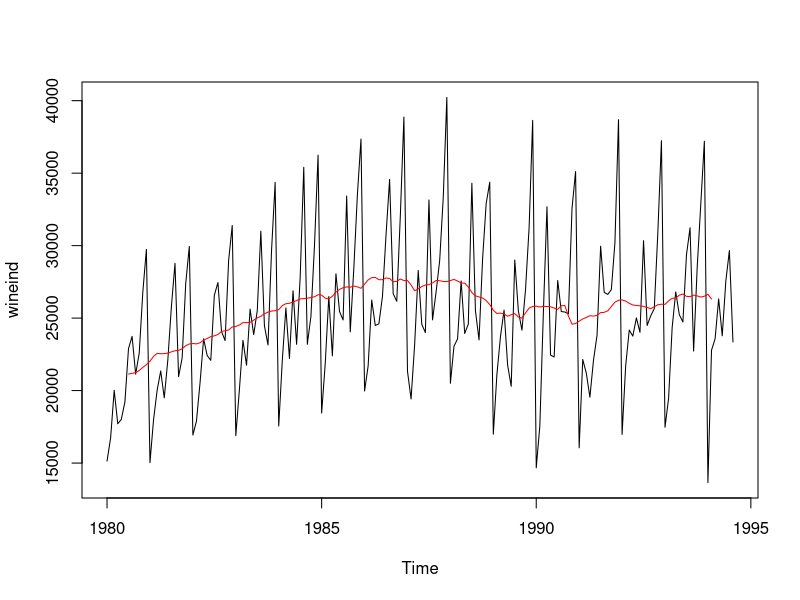
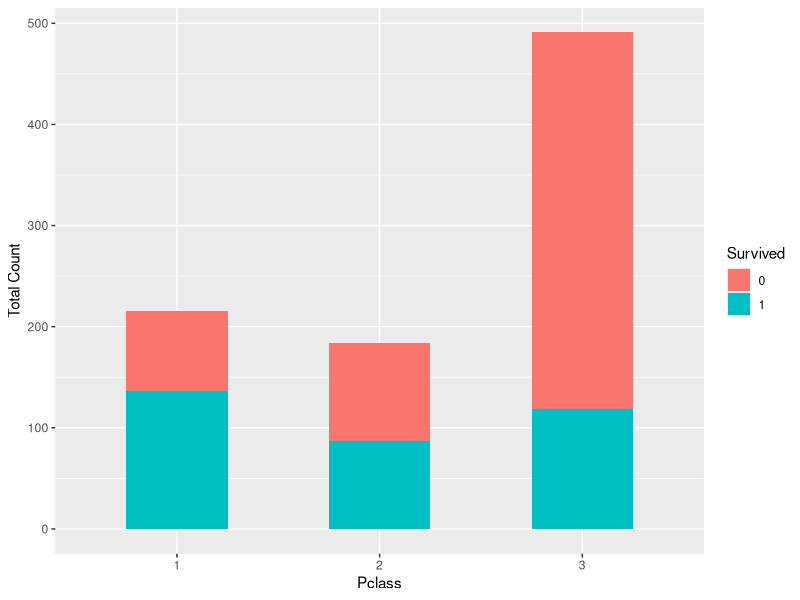
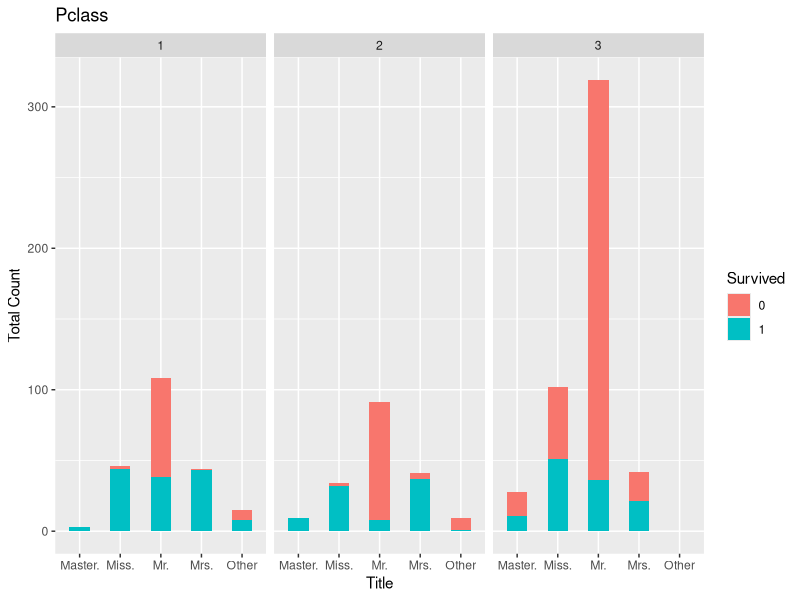
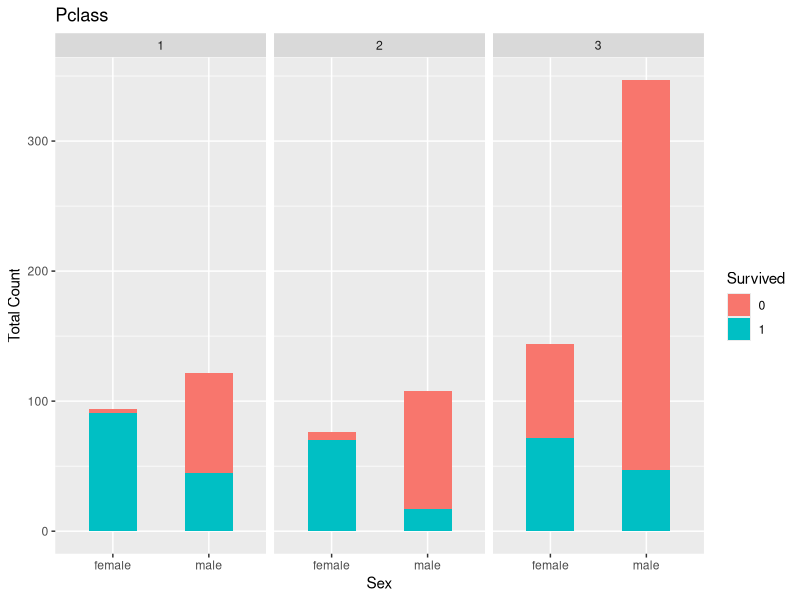
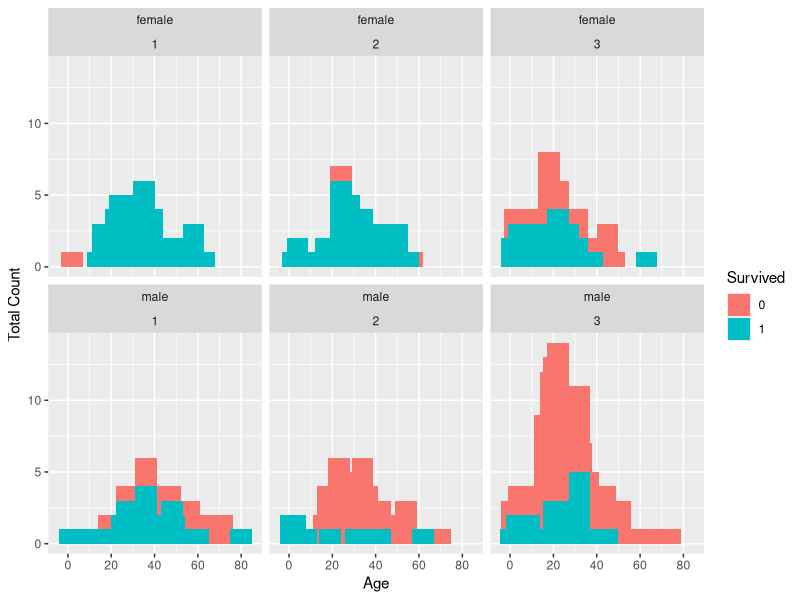
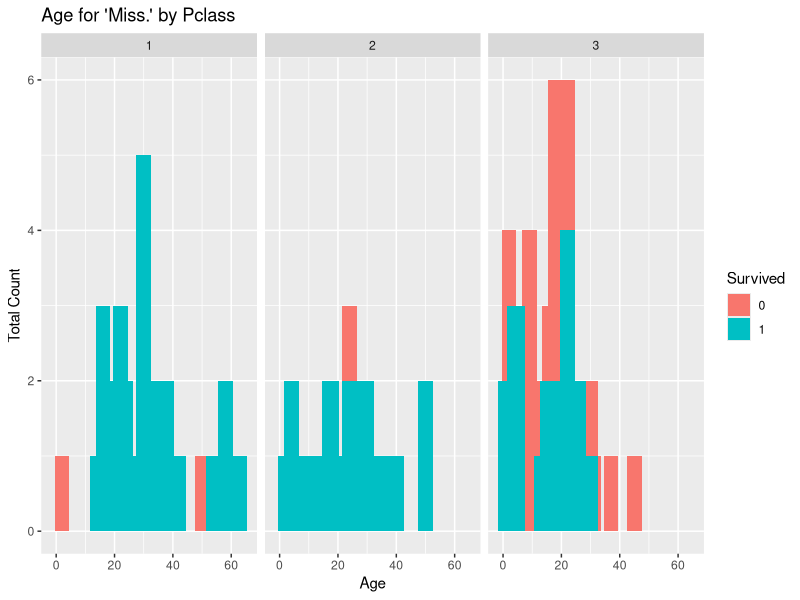
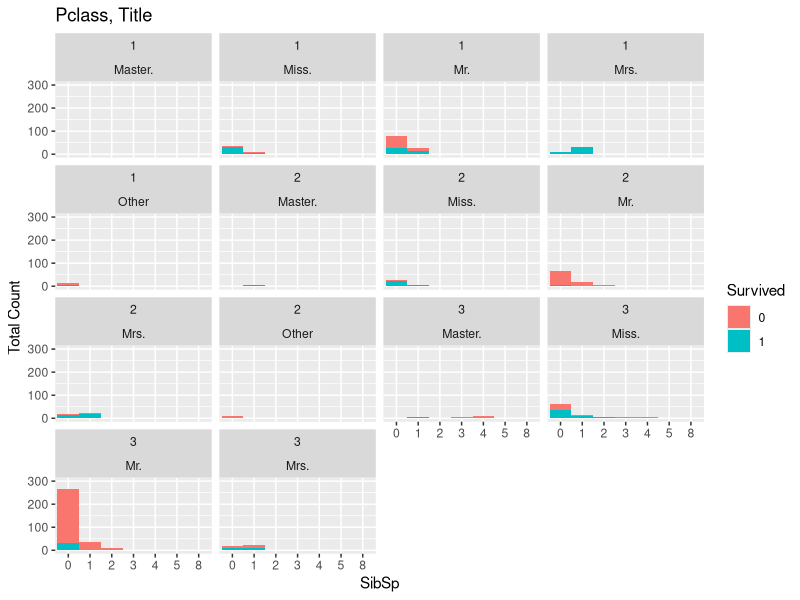
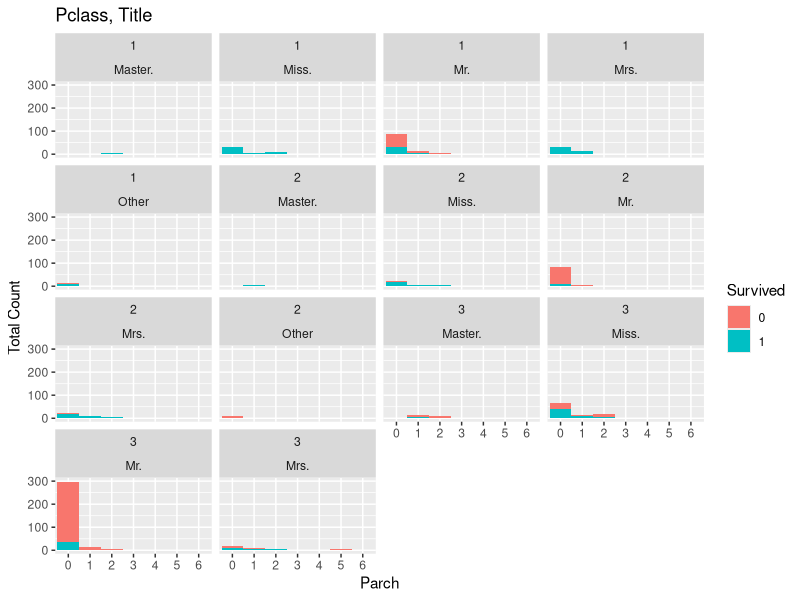

Generate these figures, in order, with R:
library(forecast)
plot(wineind)
sm <- ma(wineind,order=12)
lines(sm,col="red")

View(flights14)
install.packages("data.table")
install.packages("xlsx")

# Introduction to Data Science with R - _Data Analysis Part 1.mp4

# Kaggle Titanic Data Analysis...

# This is a classification problem. Skill applicable to things like: Fraud Detection, Customer Segmentation.

# "Data Analysis" and "Feature Engineering".

# Data From:
# https://www.kaggle.com/c/titanic/data
# train.csv and test.csv

# What is my current working directory? Run this function:
# getwd()

# Make this the folder, with the correct versions of the csv files (No Passenger ID), the Home directory, from: Session, Set Working Directory, Choose Directory...
# C:\Users\Hon\Documents\R\Kaggle Titanic Data


# Alternatively, using code, set working directory using:
setwd("C:/Users/Hon/Documents/R/Kaggle Titanic Data") # Acer Travelmate
# setwd("C:/Users/Hontan/Documents/R/Kaggle Titanic Data") # PT HP
# setwd("E:/Hon 2017-01-01 FULL/Hon R/Kaggle Titanic Data") # Gigabyte


# Load row data
train <- read.csv("train.csv", header = TRUE)
test <- read.csv("test.csv", header = TRUE)

# To remove data sets, us the rm() function
# rm(data_1, data_2, data_3)

# Add a "Survived" variable to the test set to allow for combining data sets
test.survived <- data.frame(Survived = rep("None", nrow(test)), test[,])
#test[1,4]

# Combine data sets
data.combined <- rbind(train, test.survived)

# A bit about R data types (e.g., factors)
str(data.combined)

# Change some data types
data.combined$Survived <- as.factor(data.combined$Survived)
data.combined$Pclass <- as.factor(data.combined$Pclass)


# Take a look at gross survival rates
table(data.combined$Survived)


# Distibution across classes
table(data.combined$Pclass)

# From Packages install ggplot2 and stringr
# Load up ggplot2 package to use for visualizations
library(ggplot2)

# Hypothesis - Rich folks survived at a higher rate
str(train) #train$Pclass is still an int, need to change this to a factor.
train$Pclass <- as.factor(train$Pclass)
# Run using geom_bar() not geom_histogram
ggplot(train, aes(x = Pclass, fill = factor(Survived))) +
  geom_bar(width = 0.5) +
  xlab("Pclass") +
  ylab("Total Count") +
  labs(fill = "Survived")


# Examine the first few names in the training data set
head(as.character(train$Name))

# How many unique names are there across both train & test?
length(unique(as.character(data.combined$Name)))
# Returns 1307, would have expected 1309.

# Two duplicate names, take a closer look
# First, get the duplicate names and store them as a vector
dup.names <- as.character(data.combined[which(duplicated(as.character(data.combined$Name))), "Name"])
# The which() function is like the Where clause in SQL. 

# Next, take a look at the records in the combined data set
data.combined[which(data.combined$Name %in% dup.names),]
# In SQL, this is like saying in data.combined, grab me all the records Where Name in dup.names


# What is up with the 'Miss.' and 'Mr.' thing?
library(stringr)
# This tells me stringr() was built R version 3.3.3

# What version of R am I running
# Type this into the Console: > Version
# This tells me I using R version 3.3.1 (2016-06-21)
# After installing a newer version of R, 3.4.1, and restarting RStudio, went through above code, and stringr() doesn't give this warning anymore.

# What version of RStudio am I running? Type this into the console window:
# RStudio.Version()
# From this, I find that I am currently running RStudio Desktop version 1.0.143
# On the RStudio website, I find that the current version is 1.0.153, so I close RStudio, and install the latest version.

misses <- data.combined[which(str_detect(data.combined$Name, "Miss.")), ]
# First five rows, all the columns:
misses[1:5, ]

# Hypothesis - Name titles correlate with age
mrses <- data.combined[which(str_detect(data.combined$Name, "Mrs.")), ]
mrses[1:5, ]

# Check out makes to see if pattern continues
males <- data.combined[which(train$Sex == "male"), ]
males[1:5, ]


# Expand upon the relationship between 'Survived' and 'Pclass' by adding the new 'Title' variable to the
# data set and then exploring a potential 3-dimensional relationship.
# Create a functions that brings out the title.
extractTitle <- function(Name) {
  Name <- as.character(Name)
  
  if (length(grep("Miss.", Name)) > 0) {
    return ("Miss.")
  } else if (length(grep("Master.", Name)) > 0) {
    return ("Master.")
  } else if (length(grep("Mrs.", Name)) > 0) {
    return ("Mrs.")
  } else if (length(grep("Mr.", Name)) > 0) {
    return ("Mr.")
  } else {
    return ("Other")
  }
}

# Loop
titles <- NULL
for (i in 1:nrow(data.combined)) {
  titles <- c(titles, extractTitle(data.combined[i, "Name"]))
}

# Add this to data.combined
data.combined$title <- as.factor(titles)

# Let's do a 3d visualization on this.
# Since we only have survived lables for the train set, only use the first 891 rows
ggplot(data.combined[1:891,], aes(x = title, fill = Survived)) +
  geom_bar(width = 0.5) +
  facet_wrap(~Pclass) +
  ggtitle("Pclass") +
  xlab("Title") +
  ylab("Total Count") +
  labs(fill = "Survived")

# David Langer's github
# https://github.com/EasyD/IntroToDataScience


# Hadley Wickham - Chief Scientist at RStudio.


# Install the tidyverse, which includes a set of packages that work in harmony
# Includes: broom, dplyr, forcats, ggplot2, haven, httr, hms, jsonlite, lubridate, magrittr, modelr, purrr, readr, readxl, stringr, tibble, rvest, tidyr, xml2
install.packages("tidyverse")
# Takes a while. Finished when you get this message:
# The downloaded binary packages are in
# C:\Users\Hon\AppData\Local\Temp\Rtmp8kkH30\downloaded_packages


# Most businesses don't care about beautiful optimal code. They care more about cycle time. How quickly can you get something to work.
# Knowing your data is the best way to let it speak to you, and find what is predictive and what is not.
# Feature engineering trumps algorithms.


# Introduction to Data Science with R - _Data Analysis Part 2.mp4

# Deduced that:
# - Pclass is a proxy for socio-economic status.
# - Title can be used a proxy for age.
# - Males in the 3rd class were most likely to perish, unless your title was Master.

# What's the distibution of females to males across train * test?
table(data.combined$Sex)

# Visualize the 3-way relationship of sex, Pclass, and survival, compare to analysis of title.
ggplot(data.combined[1:891,], aes(x = Sex, fill = Survived)) +
  geom_bar(width = 0.5) +
  facet_wrap(~Pclass) +
  ggtitle("Pclass") +
  xlab("Sex") +
  ylab("Total Count") +
  labs(fill = "Survived")

# Take a look at age.
summary(data.combined$Age)
# Imputation, use predictive analysis to fill missing vlaues.
# Better to use proxy for Age when it is missing, e.g. Title.
# Just summary on the train data...
summary(data.combined[1:891,"Age"])

# See visual plot of this.
ggplot(data.combined[1:891,], aes(x = Age, fill = Survived)) +
  facet_wrap(~Sex + Pclass) +
  geom_bar(width = 10) +
  xlab("Age") +
  ylab("Total Count")

# Validate that "Master." is a good proxy for male children
boys <- data.combined[which(data.combined$title == "Master."),]
summary(boys$Age)
# Can just run the which() bit:
which(data.combined$title == "Master.")

# We know that "Miss." is more complicated, let's examine further
misses <- data.combined[which(data.combined$title == "Miss."),]
summary(misses$Age)

ggplot(misses[misses$Survived != "None",], aes(x = Age, fill = Survived)) +
  facet_wrap(~Pclass) +
  geom_bar(width = 5) +
  ggtitle("Age for 'Miss.' by Pclass") +
  xlab("Age") +
  ylab("Total Count")

# OK, appears female children may have different survival rate,
# Could be a candidate for feature engineering later.
misses.alone <- misses[which(misses$SibSp == 0 & misses$Parch == 0),]
summary(misses.alone)
length(which(misses.alone$Age <= 14.5))

# Moving on to the sibsp variable, summarize the variable
summary(data.combined$SibSp)


#####################################################

# Find data contains...
subset(data.combined, Name == "McCarthy, Mr. Timothy J")
subset(data.combined[which(data.combined$Name == "Timothy"),])
grep("Allen", data.combined$Name, value = TRUE)
NamedAllen <- data.combined[which(data.combined$Name == grep("Allen", data.combined$Name, value = TRUE)),]

# Select * Into [NamedAllen] From [data.combined] Where Name Like '%Allen%'
NamedAllen <- data.combined[grep("Allen", data.combined$Name), ]
SpecificNamedAllen <- data.combined[which(data.combined$Name == 'Allen, Miss. Elisabeth Walton'), ]

#####################################################


# Can we treat sibsp as a factor (i.e. a dropdown list)
# Does it have a small enough range of defined values.
# length is linke count here
length(unique(data.combined$SibSp))

# Do transformation of sibsp from integer variable to factor variable.
data.combined$SibSp <- as.factor(data.combined$SibSp)

# Check
str(data.combined)

# SibSp as a factor allows us to do more with it in a ggplot bar graph.
# We believe title is predictive. Visualize survival rates by SipSp, Pclass, and [something else]
ggplot(data.combined[1:891,], aes(x = SibSp, fill = Survived)) +
  geom_bar(width = 1) +
  facet_wrap(~Pclass + title) +
  ggtitle("Pclass, Title") +
  xlab("SibSp") +
  ylab("Total Count") +
  ylim(0,300) +
  labs(fill = "Survived")

# Treat the parch variable as a factor and visualize.
data.combined$Parch <- as.factor(data.combined$Parch)
str(data.combined) # check
ggplot(data.combined[1:891,], aes(x = Parch, fill = Survived)) +
  geom_bar(width = 1) +
  facet_wrap(~Pclass + title) +
  ggtitle("Pclass, Title") +
  xlab("Parch") +
  ylab("Total Count") +
  ylim(0,300) +
  labs(fill = "Survived")

## Let's try some feature engineering. what about creating a family size feature?
temp.sibsp <- c(train$SibSp, test$SibSp) #grabbing these again, becuase I want their integer variable.
temp.parch <- c(train$Parch, test$Parch) #grabbing these again, becuase I want their integer variable.
data.combined$fammily.size <- as.factor(temp.sibsp + temp.parch + 1)

# Visualize it to see if it is predictive
ggplot(data.combined[1:891,], aes(x = fammily.size, fill = Survived)) +
  geom_bar(width = 1) +
  facet_wrap(~Pclass + title) +
  ggtitle("Pclass, Title") +
  xlab("family.size") +
  ylab("Total Count") +
  ylim(0,300) +
  labs(fill = "Survived")


# Take a look at the ticket variable
str(data.combined$Ticket)

# Based on the huge number of levels, Ticket really isn't a factor (dropdown list) variable, it's a string.
# So, convert it, and display first 20
data.combined$Ticket <- as.character(data.combined$Ticket)
str(data.combined$Ticket)
data.combined$Ticket[1:20]

# There is no immediately apparent structure in the data, let's see if we can find some.
# We'll start with taking a look at just the first char for each.
Ticket.first.char <- ifelse(data.combined$Ticket == "", " ", substr(data.combined$Ticket, 1, 1))
unique(Ticket.first.char)

# We can make a factor for analysis purposes and visualize
data.combined$Ticket.first.char <- as.factor(Ticket.first.char)

# View it
View(data.combined)

ggplot(data.combined[1:891,], aes(x = Ticket.first.char, fill = Survived)) +
  geom_bar() +
  ggtitle("Survivability by ticket.first.char") +
  xlab("ticket.first.char") +
  ylab("Total Count") +
  ylim(fill = "Survived")

# Ticket seems like it might be predictive, drill down a bit
ggplot(data.combined[1:891,], aes(x = Ticket.first.char, fill = Survived)) +
  geom_bar() +
  facet_wrap("Pclass") +
  ggtitle("Pclass") +
  xlab("ticket.first.char") +
  ylab("Total Count") +
  ylim(0,150) +
  labs(fill = "Survived")

# Lastly, see if we get a pattern when using combination of Pclass and Title
ggplot(data.combined[1:891,], aes(x = Ticket.first.char, fill = Survived)) +
  geom_bar() +
  facet_wrap(~Pclass + title) +
  ggtitle("Pclass, title") +
  xlab("Ticket.first.char") +
  ylab("Total Count") +
  ylim(0,200) +
  labs(fill = "Survived")

# Occam's razor is a principle from philosophy. Suppose there exist two explanations for an occurrence. In this case the simpler one is usually better.
# Logistic regression as a classification algorithm is preferred over deep neural network.

# Next, the fares Titanic passengers paid
summary(data.combined$Fare)
length(unique(data.combined$Fare))
str(data.combined$Fare)

# Can't make fare a factor, too many variations, treat as numeric & visualize with histogram
ggplot(data.combined, aes(x = Fare)) +
  geom_bar(width = 5) +
  ggtitle("Combined Fare Distribution") +
  xlab("Fare") +
  ylab("Total Count") +
  ylim(0,200)
# Error message means, tossed out one value because there was one NA. See from the summary: summary(data.combined$Fare)

# Let's check to see if far has predictive power...
# ideo 3, 25:35.
ggplot(data.combined[1:891,], aes(x = Fare, fill = Survived)) +
  geom_bar(width = 5) +
  facet_wrap(~Pclass + title) +
  ggtitle("Pclass, Title") +
  xlab("Fare") +
  ylab("Total Count") +
  ylim(0,50) +
  labs(fill = "Survived")


# Analysis of the cabin variable
str(data.combined$Cabin)
## 187 levels, so probably not good as a factor.

# Cabin rally isn't a factor, make a string and display first 100.
data.combined$Cabin <- as.character(data.combined$Cabin)
data.combined$Cabin[1:100]

# Replace empty cabins with a "U" for "Unknown".
data.combined[which(data.combined$Cabin == ""), "Cabin"] <- "U"
data.combined$Cabin[1:100]

# Take a look at just the fist char of a factor
# If there is any signal in this variable, it's going to most likely be denoted in the decks, the first character.
Cabin.first.char <- as.factor(substr(data.combined$Cabin, 1, 1))
str(Cabin.first.char)
levels(Cabin.first.char)

# Add to combined data set and plot
data.combined$Cabin.first.char <- Cabin.first.char
# See what this looks like, a variable, not in the data.combined dataset.
View(data.combined$Cabin.first.char)

# Hight level plot
ggplot(data.combined[1:891,], aes(x = Cabin.first.char, fill = Survived)) +
  geom_bar() +
  ggtitle("Survivability by cabin.first.char") +
  xlab("Cabin.first.char") +
  ylab("Total Count") +
  ylim(0,750) +
  labs(fill = "Survived")

# Cound hace some predictive power, drill in...
ggplot(data.combined[1:891,], aes(x = Cabin.first.char, fill = Survived)) +
  geom_bar() +
  facet_wrap(~Pclass) +
  ggtitle("Survivability by Cabin.first.char") +
  xlab("Pclass") +
  ylab("Total Count") +
  ylim(0,500) +
  labs(fill = "Survived")
# As Scientists, we don't want to just be going with out gut, we want data to be driving what we are doing.

# Does this feature improve upon Pclass + title?
ggplot(data.combined[1:891,], aes(x = Cabin.first.char, fill = Survived)) +
  geom_bar() +
  facet_wrap(~Pclass + title) +
  ggtitle("Pclass, Title") +
  xlab("Cabin.first.char") +
  ylab("Total Count") +
  ylim(0,500) +
  labs(fill = "Survived")

# What about folks with multiple cabins?
data.combined$Cabin.multiple <- as.factor(ifelse(str_detect(data.combined$Cabin, " "), "Y", "N"))

ggplot(data.combined[1:891,], aes(x = Cabin.multiple, fill = Survived)) +
  geom_bar() +
  facet_wrap(~Pclass + title) +
  ggtitle("Cabin.Multiple") +
  xlab("Cabin.multiple") +
  ylab("Total Count") +
  ylim(fill = "Survived")

# Does survivability depend on where you got onboard the Titanic?
str(data.combined$Embarked)
levels(data.combined$Embarked)

# Plat data for analysis
ggplot(data.combined[1:891,], aes(x = Embarked, full = Survived)) +
  geom_bar() +
  facet_wrap(~Pclass + title) +
  ggtitle("Pclass, Title") +
  xlab("Embarked") +
  ylab("Total Count") +
  ylim(0,300) +
  labs(fill = "Survived")

## Video 4: Exploratory Modelling

# Exploratory modelling.
# Logistic Regression. Fast, but linear model, so maybe not effective.
# Random Forests are effective.
# Deep neural networks and booster tree (e.g. xgboost) ecplipse Random Forest.

# Search Youtube: Random Forest Kaggle
# For University of British Columia: Nando De Freitas, 4 hour lecture.

# Install plain old randomForest package
install.packages("randomForest")

# Load randomForest
library(randomForest)

# Train a Random Forest with the default parameters using Pclass & Title
rf.train.1 <- data.combined[1:891, c("Pclass", "title")]
rf.label <- as.factor(train$Survived)

set.seed(1234)
rf.1 <- randomForest(x = rf.train.1, y = rf.label, importance = TRUE, ntree = 1000)
rf.1
varImpPlot(rf.1)


## Paused here: Video 4, "Exploratory Modelling", 21:25.

